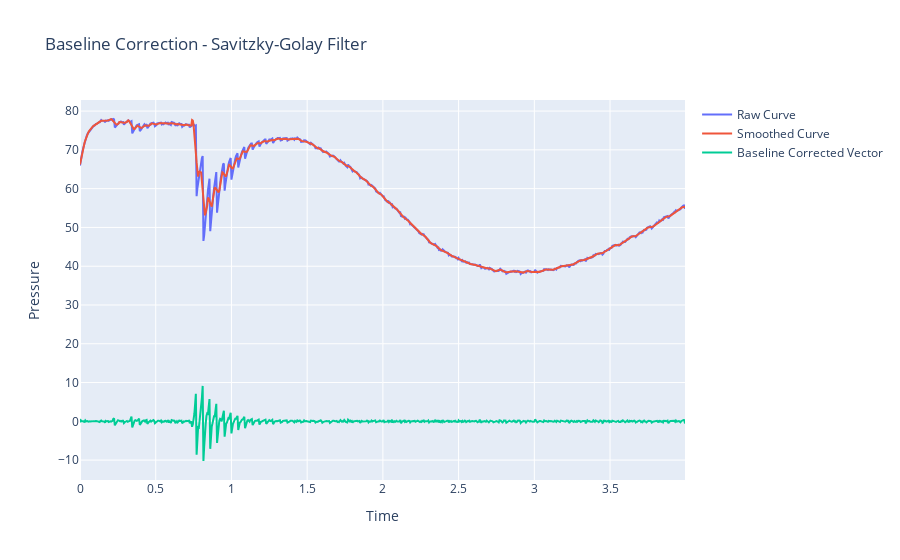

Notebook source saved alongside this figure:
### Code cell
"""
3. Savitzky-Golay Filter
- applies a polynomial smoothing filter to the data, which is particularly effective for preserving features of the data while reducing noise
- uses a sliding window to fit a polynomial to the data points within the window, and then replaces the central point with the value of the polynomial at that point
"""
from scipy.signal import savgol_filter
window_size = 13  # Must be odd
poly_order = 2  # Polynomial order
smoothed_vector = savgol_filter(pressure_vector, window_size, poly_order)
baseline_corrected_vector = pressure_vector - smoothed_vector
# Remove the elements from the beginning and end to avoid edge effects. Typically <window_size // 2>
# baseline_corrected_vector = baseline_corrected_vector[1:-1]
# featrawi["pressure_baseline_corrected"] = baseline_corrected_vector
fig = go.Figure()
fig.add_trace(go.Scatter(x=time, y=pressure_vector, mode='lines', name='Raw Curve'))
fig.add_trace(go.Scatter(x=time, y=smoothed_vector, mode='lines', name='Smoothed Curve'))
fig.add_trace(go.Scatter(x=time, y=baseline_corrected_vector, mode='lines', name='Baseline Corrected Vector'))
fig.update_layout(title='Baseline Correction - Savitzky-Golay Filter', xaxis_title='Time', yaxis_title='Pressure')
fig.show()
fig.write_image("dev/figures/fig_baseline_correction_savitzky_golay_filter.png", width=1100, height= 350, scale = 3)

### Figure 1 — Plotly figure (JSON) as saved in the notebook; plotly's stock layout.template omitted (floating-point values rounded to 4 significant figures; data arrays with more than 128 entries replaced by an {"elided": "..."} marker saying what was removed)
{"data": [{"mode": "lines", "name": "Raw Curve", "type": "scatter", "x": {"elided": "800 float values"}, "y": {"elided": "800 float values"}}, {"mode": "lines", "name": "Smoothed Curve", "type": "scatter", "x": {"elided": "800 float values"}, "y": {"elided": "800 float values"}}, {"mode": "lines", "name": "Baseline Corrected Vector", "type": "scatter", "x": {"elided": "800 float values"}, "y": {"elided": "800 float values"}}], "layout": {"title": {"text": "Baseline Correction - Savitzky-Golay Filter"}, "xaxis": {"title": {"text": "Time"}}, "yaxis": {"title": {"text": "Pressure"}}}}
